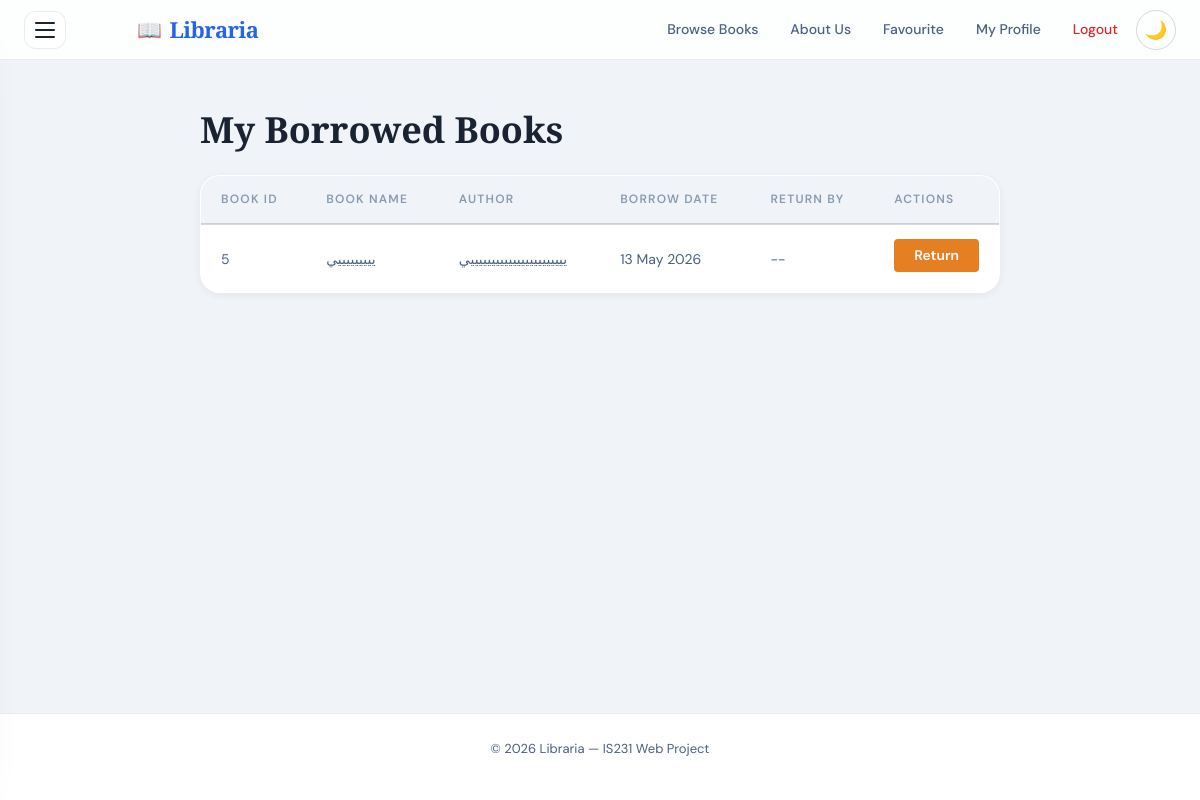
/borrowed-books/ (signed in), run on an earlier commit of the app's database.
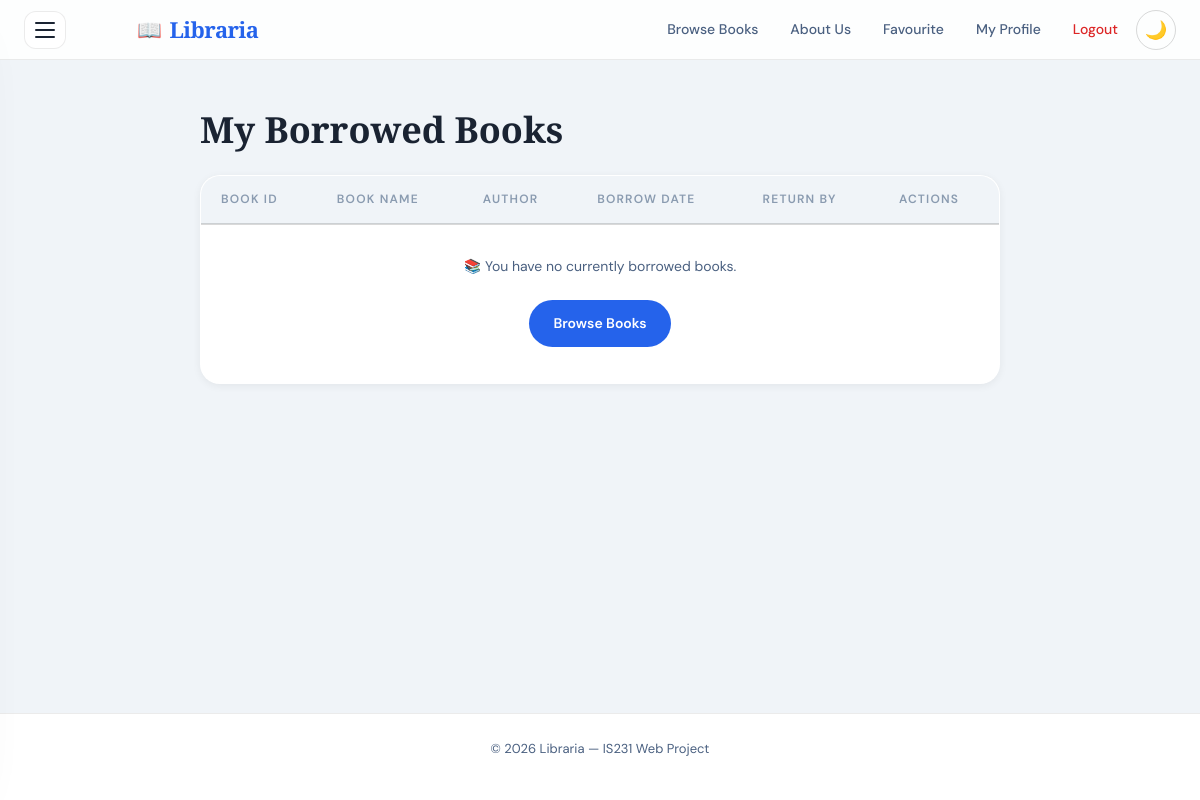
And on a later commit of the database.
### application/models.py (models this page shows, shortened)
class BorrowRecord(models.Model):
    user = models.ForeignKey(User, on_delete=models.CASCADE)
    book = models.ForeignKey(Book, on_delete=models.CASCADE)
    borrow_date = models.DateTimeField(auto_now_add=True)
    return_date = models.DateTimeField(null=True, blank=True)
    is_returned = models.BooleanField(default=False)

class Book(models.Model):
    STATUS_CHOICES = [
        ('available', 'Available'),
        ('borrowed', 'Borrowed'),
    ]
    CATEGORY_CHOICES = [
        ('Fiction',          'Fiction'),
        ('Science',          'Science'),
        ('History',          'History'),
        ('Technology',       'Technology'),
        ('Philosophy',       'Philosophy'),
        ('Self Development', 'Self Development'),
    ]
    title = models.CharField(max_length=200)
    author = models.CharField(max_length=200)
    category = models.CharField(max_length=100, choices=CATEGORY_CHOICES, default='Fiction')
    status = models.CharField(max_length=20, choices=STATUS_CHOICES)
    image = models.URLField(blank=True, default='')
    year        = models.PositiveIntegerField(null=True, blank=True)
    pages       = models.PositiveIntegerField(null=True, blank=True)
    description = models.TextField(blank=True)
    created_at  = models.DateTimeField(auto_now_add=True)

### application/views.py (the view)
# urls.py: path('borrowed-books/', views.borrowed_books, name='borrowed_books'),
@login_required
def borrowed_books(request):
    borrowed_records = BorrowRecord.objects.filter(user=request.user, is_returned=False)
    return render(request, "application/borrowed-books.html", {"borrowed_records": borrowed_records})

### templates/application/borrowed-books.html
{% extends 'base.html' %}
{% load static %}
{% block content %}
<main>
  <div class="content">
    <h1>My Borrowed Books</h1>
    <table id="borrowed-table">
      <thead>
        <tr>
          <th>Book ID</th>
          <th>Book Name</th>
          <th>Author</th>
          <th>Borrow Date</th>
          <th>Return By</th>
          <th>Actions</th>
        </tr>
      </thead>
      <tbody>
        {% for record in borrowed_records %}
        <tr>
          <td>{{ record.book.id }}</td>
          <td>{{ record.book.title }}</td>
          <td>{{ record.book.author }}</td>
          <td>{{ record.borrow_date|date:"d M Y" }}</td>
          <td>--</td>
          <td>
            <a href="{% url 'return_book' record.book.id %}" class="btn"
              style="background-color: #e67e22; padding: 5px 15px; text-decoration: none; color: white; border-radius: 4px;">
              Return
            </a>
          </td>
        </tr>
        {% empty %}
        <tr>
          <td colspan="6" style="text-align:center; padding: 30px;">
            📚 You have no currently borrowed books.<br><br>
            <a href="{% url 'books' %}" class="btn" style="width:auto; display:inline-block;">Browse Books</a>
          </td>
        </tr>
        {% endfor %}
      </tbody>
    </table>
  </div>
</main>
{% endblock %}

What changed in the data, as far as the page shows it:
removed BorrowRecord: book.id "5", book "يييييييييي", book.author "يييييييييييييييييييييييي", borrow_date "13 May 2026"
Also different on the page:
text now shown: "📚 You have no currently borrowed books. Browse Books"
